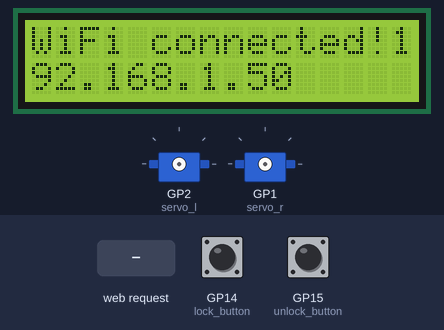
A program run on a simulated Raspberry Pi Pico running MicroPython. On the bench: 16×2 character LCD, 2 × servo. The inputs (shaded band) are chosen by the test bench; at power-on: GP15 (unlock_button) LOW, GP14 (lock_button) LOW. WiFi joins after 1.5 s; servo angles are drawn from the pulse width (0.5 ms = 0°, 2.5 ms = 180°); library files of the repository ran but are not shown: lcd_api.py, i2c_lcd.py; what the program prints to the serial console is not drawn.

Above: at 3.3 s.
3.4 s: GP15 (unlock_button) pulled HIGH for 0.15 s
At 5.6 s:
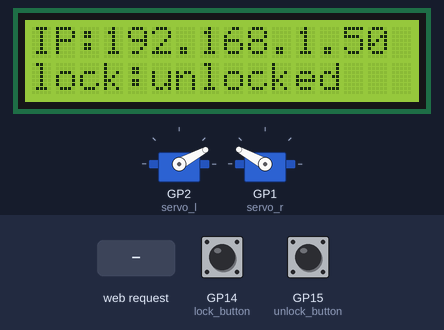
5.9 s: HTTP request GET /unlock received
Timing chart, 0 to 8.9 s (numbered marks = the images above; inputs shaded):
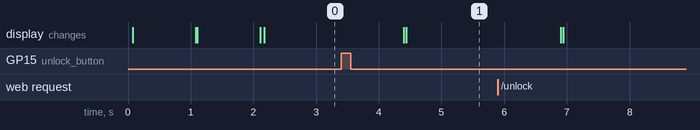

Measured:
- after the input at 3.4 s, the display: first changes after 1.0 s (image 1 shows a later state)

The program:

main.py
```python
import json
from machine import Pin, PWM, Timer, reset, I2C
import network
import re
import rp2
import socket
from time import sleep
import ubinascii
from lcd_api import LcdApi
from i2c_lcd import I2cLcd

rp2.country('US')


def get_settings():
    settings = open("settings.json", "r")
    d = json.load(settings)
    settings.close()
    return d


def get_timeout():
    return int(get_settings()['timeout'] * 1000)


data = get_settings()
# servo positions min 1250 max 8550
unlocked_servo_position_r = data["unlocked_position_r"]
locked_servo_position_r = data["locked_position_r"]
unlocked_servo_position_l = data["unlocked_position_l"]
locked_servo_position_l = data["locked_position_l"]
timeout = data["timeout"]
ssid = data["SSID"]
wifi_password = data["wifi_password"]

door_sensor_pin = 18
servo_r_pin = 1
servo_l_pin = 2
unlock_button_pin = 15
lock_button_pin = 14
lcd_sda_pin = 10
lcd_scl_pin = 11

door_sensor = Pin(door_sensor_pin, Pin.IN, Pin.PULL_UP)
unlock_button = Pin(unlock_button_pin, Pin.IN, Pin.PULL_DOWN)
lock_button = Pin(lock_button_pin, Pin.IN, Pin.PULL_DOWN)
servo_l = PWM(Pin(servo_l_pin))
servo_l.freq(50)
servo_r = PWM(Pin(servo_r_pin))
servo_r.freq(50)

# Display
i2c=I2C(1, sda=Pin(lcd_sda_pin), scl=Pin(lcd_scl_pin), freq=400000)
devices = i2c.scan()

if len(devices) == 0:
    print("No i2c device!")
else:
    print('i2c devices found:',len(devices))

I2C_ADDR = 0x27
print("Hex address: ", I2C_ADDR)

I2C_NUM_ROWS = 2
I2C_NUM_COLS = 16

lcd = I2cLcd(i2c, I2C_ADDR, I2C_NUM_ROWS, I2C_NUM_COLS)

def message(s1):
    lcd.clear()
    lcd.putstr(s1)


# Networking
wlan = network.WLAN(network.STA_IF)


def connect():
    print(f"connecting to '{ssid}'")
    tries = 0
    while not wlan.isconnected():
        wlan.active(True)
        wlan.connect(ssid, wifi_password)
        for i in range(5):
            message(f"WiFi connecting {tries}...")
            tries = tries + 1
            if not wlan.isconnected():
                sleep(1)
            else:
                break

connect()

network_info = wlan.ifconfig()
local_ip_address = network_info[0]
addr = socket.getaddrinfo('0.0.0.0', 80)[0][-1]
s = socket.socket()
s.setsockopt(socket.SOL_SOCKET, socket.SO_REUSEADDR, 1)
s.bind(addr)
s.listen(50)
print("Listening on {}.".format(local_ip_address))
mac = ubinascii.hexlify(network.WLAN().config('mac'),':').decode()
print('mac = ' + mac)

message(f"WiFi connected!"+'\n'+f"{local_ip_address}")

door_is_locked = False

def displayStatus(lock):
    if lock:
        lock_message = "locked"
    else:
        lock_message = "unlocked"
    message(f"IP:{local_ip_address} lock:{lock_message}")
    # todo set a timer to turn this off after 60 seconds
    # todo add4 a button that will toggle the state of this message


def door_is_open():
    return door_sensor.value() == 1


def door_is_closed():
    return not door_is_open()


def move_lock(position_l, position_r):
    print(f"L: {position_l}, R: {position_r}")
    servo_l.duty_u16(position_l)
    servo_r.duty_u16(position_r)
    sleep(1)


def update_timeout(new_timeout):
    print(f'new_timeout = {new_timeout}')
    d = get_settings()
    print(d)

    d['timeout'] = new_timeout * 60
    new_settings = json.dumps(d)
    print('new_settings***')
    print(new_settings)

    with open("settings.json", "w") as jsonfile:
        jsonfile.write(new_settings)
        print("updated timout")


def initialize_lock_timer():
    print("re-initializing lock timer")
    LockTimer.init(period=get_timeout(), mode=Timer.ONE_SHOT, callback=lock_door)


# interrupt, when door closes the counter restarts at zero
def set_lock_timer(p):
    global LockTimer
    if p.value() == 0:
        print("door is closed")
        initialize_lock_timer()
    elif p.value() == 1:
        print("door is open")
        LockTimer.deinit()


def lock_door(_):
    global door_is_locked
    if door_is_closed():
        print("door is closed, locking door")
        move_lock(locked_servo_position_l, locked_servo_position_r)
        door_is_locked = True
        displayStatus(door_is_locked)


LockTimer = Timer(period=get_timeout(), mode=Timer.ONE_SHOT, callback=lock_door)


def unlock_door(_):
    global door_is_locked
    print("unlocking door")
    initialize_lock_timer()
    move_lock(unlocked_servo_position_l, unlocked_servo_position_r)
    door_is_locked = False
    displayStatus(door_is_locked)


def get_url_with_params(url):
    new_url = re.sub('[?/]', '/', url)
    l = new_url.split('/')
    while "" in l:
        l.remove("")
    return l


def get_html(open_state, locked_state):
    global local_ip_address
    html = f"""<!DOCTYPE html>
    <html>
        <head> <title>Mapel Cottage Door Lock</title> </head>
        <body> <h1>Sliding Door</h1>
            <form action="/unlock">
                <input type="submit" value="Unlock" />
            </form> <br />
            <form action="/lock">
                <input type="submit" value="Lock" />
            </form>

            <h3>Status</h3>
            <p>The door is {open_state} and {locked_state}. <a href="/status">update status</a></p>

            <br />
            <br />
            <br />
            <p style="color:#ccc">Current timeout is {get_timeout()/1000/60} minutes. Set new timeout with `{local_ip_address}/timeout/[new value in minutes]`.</p>
        </body>
    </html>
    """
    return html


lock_door(None)
lock_button.irq(trigger=Pin.IRQ_RISING, handler=lock_door)
unlock_button.irq(trigger=Pin.IRQ_RISING, handler=unlock_door)
door_sensor.irq(trigger=Pin.IRQ_FALLING | Pin.IRQ_RISING, handler=set_lock_timer)


def server(s):
    client, address = s.accept()
    print("connected from {}.".format(address))
    req = client.recv(1024)
    req = str(req)
    print("req")
    print(req)
    request = None
    try:
        request = req.split()
    except IndexError:
        pass

    print(req)

    if request is not None:
        u = get_url_with_params(request[1])
        print(f"U: {u}")
        if len(u) > 0:
            uri = u[0]
            if uri == 'lock':
                lock_door(None)
            elif uri == 'unlock':
                unlock_door(None)
            elif uri == 'timeout':
                update_timeout(float(u[1]))

    door_open = "open"
    if door_is_closed():
        door_open = "closed"

    door_locked = "unlocked"
    if door_is_locked:
        door_locked = "locked"

    response = get_html(door_open, door_locked)

    client.send('HTTP/1.0 200 OK\r\nContent-type: text/html\r\n\r\n')
    client.send(response)
    client.close()


while True:
    try:
        server(s)
    except BaseException:
        reset()
```
